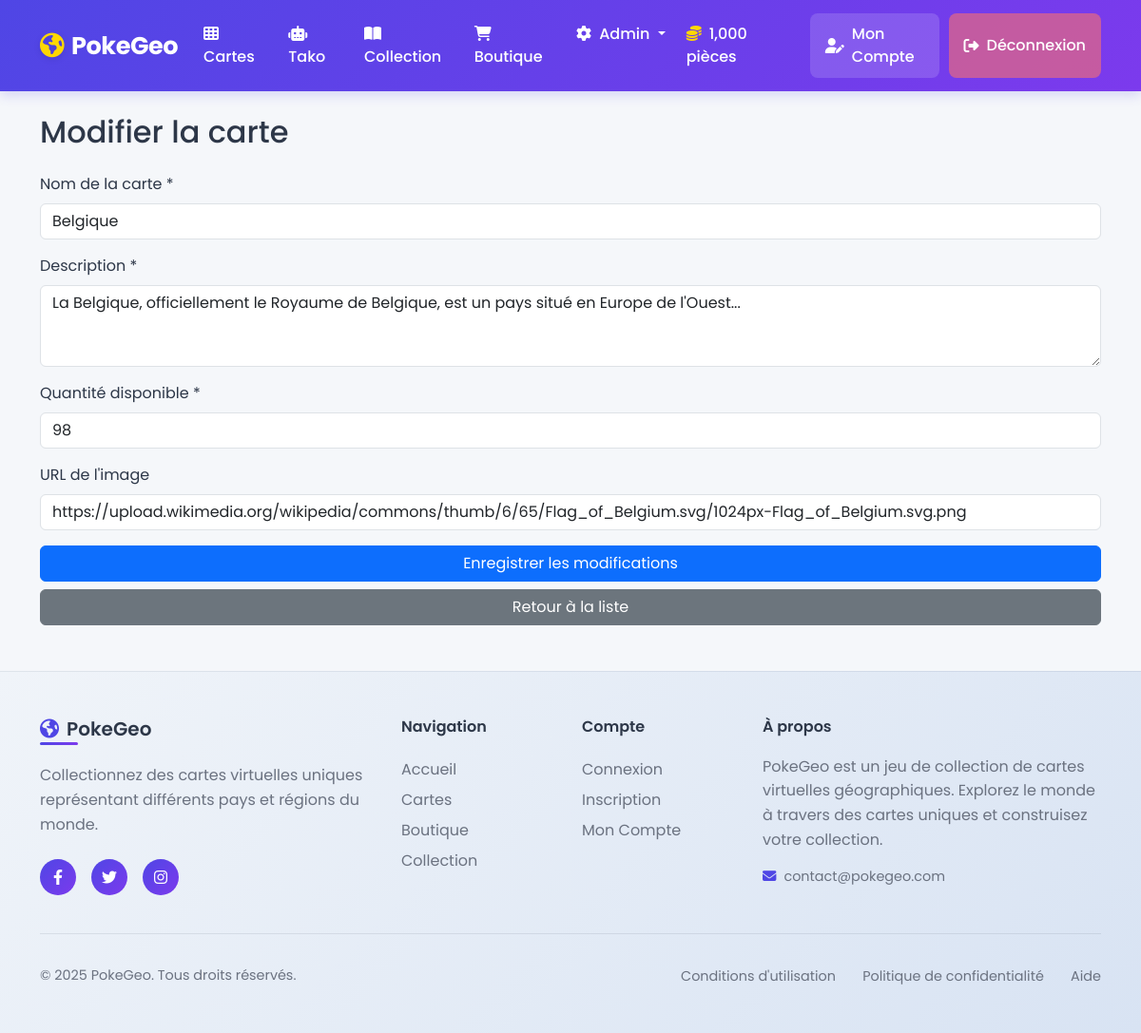
/admin/edit_card.php?id=3 (signed in), run on the app's committed database.
### tables this page shows
CREATE TABLE `cards` (
  `id` int(11) NOT NULL,
  `name` varchar(100) NOT NULL,
  `description` text DEFAULT NULL,
  `image_url` varchar(255) DEFAULT NULL,
  `available_quantity` int(11) DEFAULT 0,
  `price` int(11) DEFAULT 100,
  `available_for_purchase` tinyint(1) DEFAULT 1,
  `created_at` timestamp NOT NULL DEFAULT current_timestamp()
);

### admin/edit_card.php (the view, shortened to what this page needs)
<?php
require_once $_SERVER['DOCUMENT_ROOT'] .'/portfolio/project/Jeux_carte/includes/header.php';
$card_id = $_GET['id'] ?? null;
$stmt = $pdo->prepare('SELECT * FROM cards WHERE id = ?');
$stmt->execute([$card_id]);
$card = $stmt->fetch();
?>
<h2 class="mb-4">Modifier la carte</h2>
<div class="form-container">
    <form method="POST" action="">
        <div class="mb-3">
            <label for="name" class="form-label">Nom de la carte *</label>
            <input type="text" class="form-control" id="name" name="name"
                   value="<?php echo htmlspecialchars($card['name']); ?>" required>
        </div>
        <div class="mb-3">
            <label for="description" class="form-label">Description *</label>
            <textarea class="form-control" id="description" name="description"
                      rows="3" required><?php echo htmlspecialchars($card['description']); ?></textarea>
        </div>
        <div class="mb-3">
            <label for="available_quantity" class="form-label">Quantité disponible *</label>
            <input type="number" class="form-control" id="available_quantity" name="available_quantity"
                   min="0" value="<?php echo $card['available_quantity']; ?>" required>
        </div>
        <div class="mb-3">
            <label for="image_url" class="form-label">URL de l'image</label>
            <input type="url" class="form-control" id="image_url" name="image_url"
                   value="<?php echo htmlspecialchars($card['image_url']); ?>"
                   placeholder="https://exemple.com/image.jpg">
        </div>
        <div class="d-grid gap-2">
            <button type="submit" class="btn btn-primary">Enregistrer les modifications</button>
            <a href="cards.php" class="btn btn-secondary">Retour à la liste</a>
        </div>
    </form>
</div>
<?php
require_once $_SERVER['DOCUMENT_ROOT'] . '/portfolio/project/Jeux_carte/includes/footer.php';
?>

### includes/header.php (style rules this page uses)
body { font-family: 'Poppins', sans-serif; background-color: #f5f7fa; color: #2d3748; }

### data on the page
cards: name "Belgique", description "La Belgique, officiellement le Royaume de Belgique, est un pays situé en Europe de l'Ouest...", available_quantity "98", image_url "https://upload.wikimedia.org/wikipedia/commons/thumb/6/65/Flag_of_Belgium.svg/1024px-Flag_of_Belgium.svg.png"

### other printed values
$_SESSION['coins'] "1,000"
